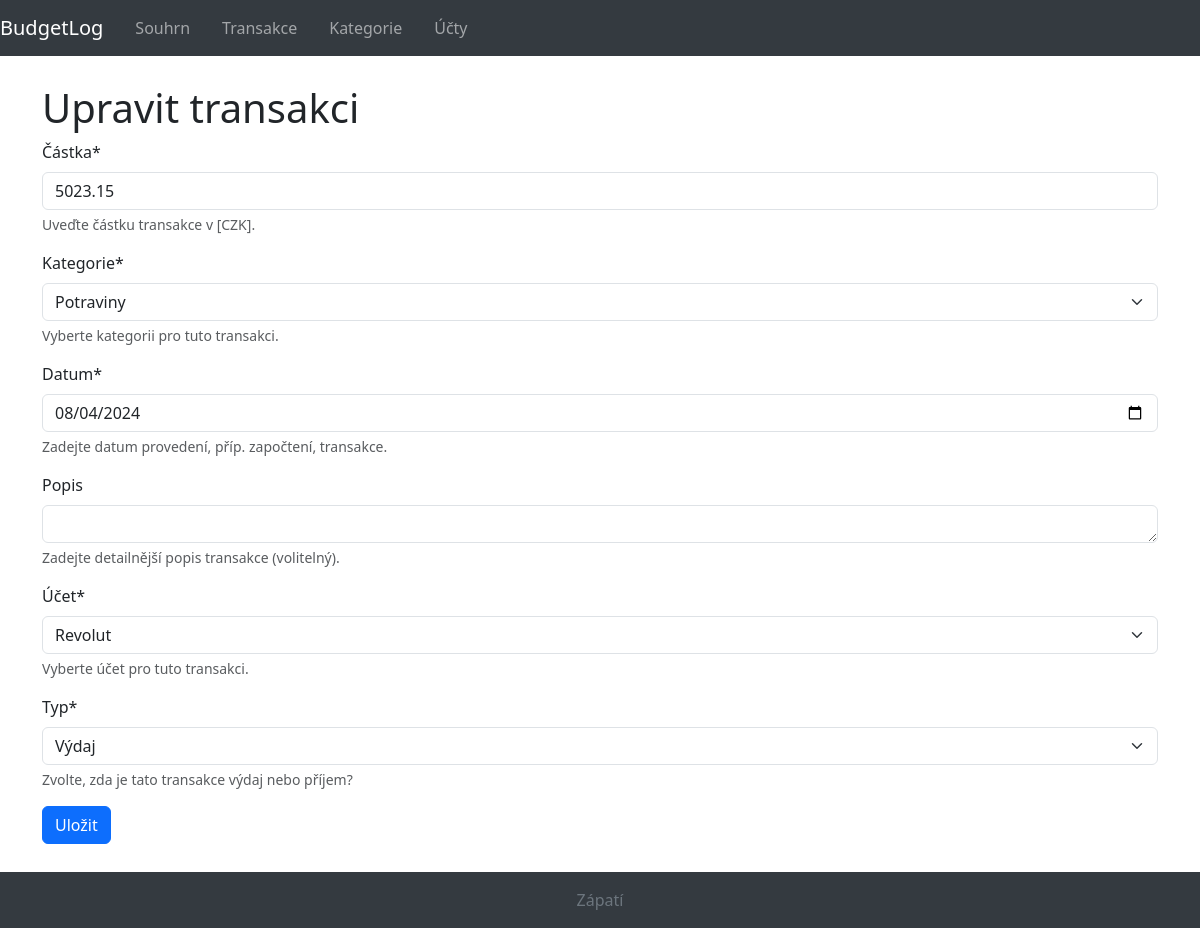
/transactions/edit/2312/, run on the app's committed database.
### budgetlog/models.py (models this page shows, shortened)
class Transaction(models.Model):
    TYPE_CHOICES = (
        ('income', 'Příjem'),
        ('expense', 'Výdaj')
    )
    amount = models.DecimalField(max_digits=10, decimal_places=2, verbose_name="Částka",
                                 help_text="Uveďte částku transakce v [CZK].")
    category = models.ForeignKey(Category, null=True, on_delete=models.SET_NULL, verbose_name="Kategorie",
                                 help_text="Vyberte kategorii pro tuto transakci.")
    """on_delete=models.SET_NULL nastaví hodnotu na NULL při smazání související kategorie, což zajistí,
    že transakce nebude smazána."""
    datestamp = models.DateField(default=timezone.now, verbose_name="Datum",
                                 help_text="Datum provedení transakce.")
    description = models.TextField(null=True, blank=True, verbose_name="Popis",
                                   help_text="Zadejte detailnější popis transakce (volitelný).")
    account = models.ForeignKey(Account, null=True, on_delete=models.SET_NULL, verbose_name="Účet",
                                related_name='transactions', help_text="Vyberte účet pro tuto transakci.")
    type = models.CharField(max_length=7, choices=TYPE_CHOICES, default='expense', verbose_name="Typ",
                            help_text="Zvolte, zda je tato transakce výdaj nebo příjem?")
    @property
    def adjusted_amount(self):
        """Vrátí částku s upraveným znaménkem podle typu transakce (výdaj bude záporný)."""
        if self.type == 'expense':
            return -self.amount
        return self.amount
    """
    Django neumožňuje použít adjusted_amount přímo v anotacích a agregacích, protože adjusted_amount je vlastnost (
    property) modelu a ne skutečné pole v databázi. Pokud chceme filtrovat nebo agregovat ve views podle upravených
    částek, musíme to udělat pomocí amount a přizpůsobit SQL dotaz.
    """

### budgetlog/views.py (the view)
# urls.py: path('transactions/edit/<int:pk>/', views.TransactionUpdateView.as_view(), name='transaction-edit'),
class TransactionUpdateView(UpdateView):
    model = Transaction
    form_class = TransactionForm
    template_name = 'budgetlog/transaction_form.html'
    success_url = reverse_lazy('transaction-list')

### budgetlog/forms.py
class TransactionForm(forms.ModelForm):
    class Meta:
        model = Transaction
        fields = ['amount', 'category', 'datestamp', 'description', 'account', 'type']
        widgets = {'datestamp': forms.DateInput(attrs={'type': 'date'}),
                   'description': forms.Textarea(attrs={'rows': 1})
                   }
        help_texts = {'datestamp': "Zadejte datum provedení, příp. započtení, transakce."}

### budgetlog/models.py (called while the page is built)
    def __str__(self):
        return self.name

    def __str__(self):
        return self.name

### budgetlog/templates/budgetlog/transaction_form.html (shortened to what this page needs)
{% extends "base_generic.html" %}
{% load crispy_forms_tags %}
{% block content %}
    <h1>{% if form.instance.pk %}Upravit{% else %}Přidat{% endif %} transakci</h1>
    <form method="post">
        {{ form|crispy }}
        <button type="submit" class="btn btn-primary">Uložit</button>
    </form>
{% endblock %}

### data on the page
Transaction: amount "5023.15", category "Potraviny", datestamp "08/04/2024", account "Revolut", type "Výdaj"
